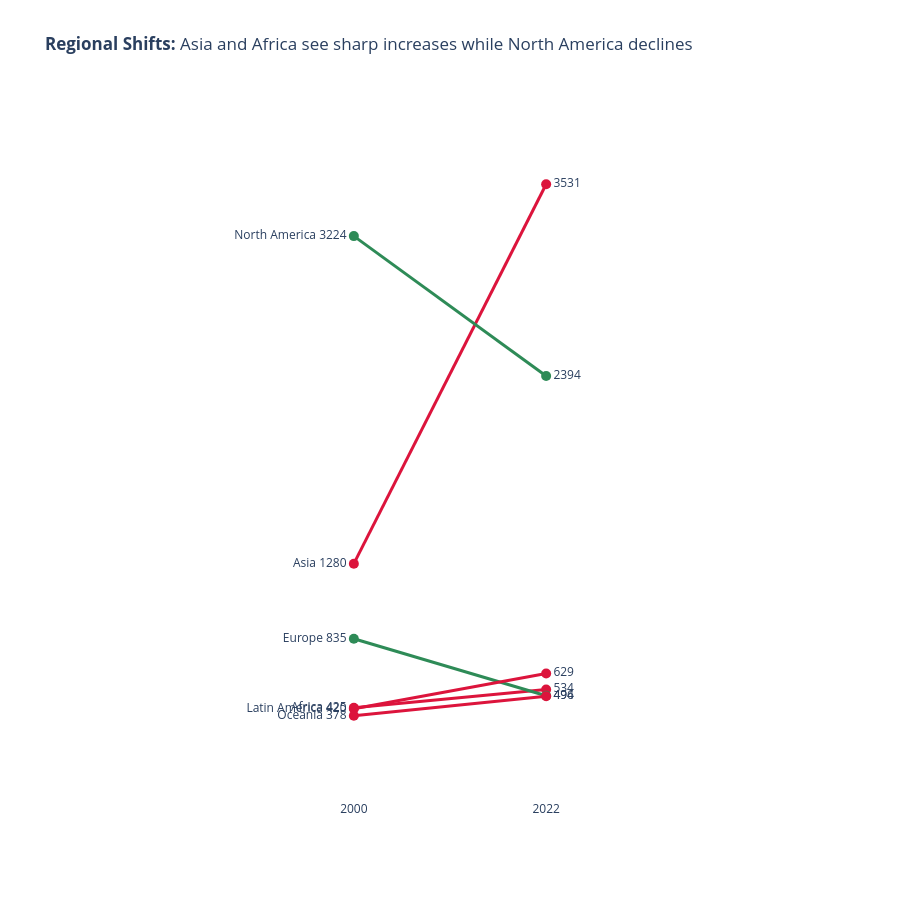

Notebook source saved alongside this figure:
### Markdown cell above
---
## Task 2 — Slopegraph: Regional Change 2000 vs 2022

**What to build:** A slopegraph comparing **average regional CO2 emissions** between 2000 and 2022.

**Requirements:**
- One line per region (not per country — aggregate first)
- Colour: regions that increased = one colour; decreased = another
- Values labelled at both ends of each line
- No y-axis tick labels (the endpoint labels make them redundant)
- Insight title stating which regions moved most

> 💡 `df.groupby(['Region','Year'])['CO2_Mt'].mean().reset_index()` then filter to 2000 and 2022

### Code cell
# Task 2 — Slopegraph: regional averages
# YOUR CODE HERE
df_slope = df.groupby(['Region', 'Year'])['CO2_Mt'].mean().reset_index()
df_slope = df_slope[df_slope['Year'].isin([2000, 2022])]
regions = df_slope['Region'].unique()

fig = go.Figure()

for region in regions:
    reg_data = df_slope[df_slope['Region'] == region].sort_values('Year')

    val_2000 = reg_data[reg_data['Year'] == 2000]['CO2_Mt'].values[0]
    val_2022 = reg_data[reg_data['Year'] == 2022]['CO2_Mt'].values[0]

    line_color = "seagreen" if val_2022 < val_2000 else "crimson"

    fig.add_trace(go.Scatter(
        x = reg_data['Year'], y = reg_data['CO2_Mt'],
        mode = 'lines+markers+text',
        name = region,
        line = dict(color = line_color, width = 3),
        marker = dict(size = 10),
        text=[f"{region} {val_2000:.0f}", f"{val_2022:.0f}"],
        textposition=["middle left", "middle right"],
        hoverinfo='none'
    ))

fig.update_layout(
    title="<b>Regional Shifts:</b> Asia and Africa see sharp increases while North America declines",
    xaxis=dict(
        type='category', 
        range=[-0.8, 1.8], # Give space for text labels
        showgrid=False
    ),
    yaxis=dict(
        showticklabels=False, # Requirements: "No y-axis tick labels"
        showgrid=False,
        zeroline=False,
        range=[df_slope['CO2_Mt'].min() - 500, df_slope['CO2_Mt'].max() + 500]
    ),
    plot_bgcolor='white',
    showlegend=False,
    height=900,
    margin=dict(l=200, r=200, t=100, b=100) # Extra margin for the long labels
)

fig.show()

### Figure 1 — Plotly figure (JSON) as saved in the notebook; plotly's stock layout.template omitted (floating-point values rounded to 4 significant figures)
{"data": [{"hoverinfo": "none", "line": {"color": "crimson", "width": 3}, "marker": {"size": 10}, "mode": "lines+markers+text", "name": "Africa", "text": ["Africa 425", "534"], "textposition": ["middle left", "middle right"], "type": "scatter", "x": [2000, 2022], "y": [425.4, 534.4]}, {"hoverinfo": "none", "line": {"color": "crimson", "width": 3}, "marker": {"size": 10}, "mode": "lines+markers+text", "name": "Asia", "text": ["Asia 1280", "3531"], "textposition": ["middle left", "middle right"], "type": "scatter", "x": [2000, 2022], "y": [1280.0, 3531.0]}, {"hoverinfo": "none", "line": {"color": "seagreen", "width": 3}, "marker": {"size": 10}, "mode": "lines+markers+text", "name": "Europe", "text": ["Europe 835", "496"], "textposition": ["middle left", "middle right"], "type": "scatter", "x": [2000, 2022], "y": [834.9, 496.5]}, {"hoverinfo": "none", "line": {"color": "crimson", "width": 3}, "marker": {"size": 10}, "mode": "lines+markers+text", "name": "Latin America", "text": ["Latin America 420", "629"], "textposition": ["middle left", "middle right"], "type": "scatter", "x": [2000, 2022], "y": [419.9, 629.1]}, {"hoverinfo": "none", "line": {"color": "seagreen", "width": 3}, "marker": {"size": 10}, "mode": "lines+markers+text", "name": "North America", "text": ["North America 3224", "2394"], "textposition": ["middle left", "middle right"], "type": "scatter", "x": [2000, 2022], "y": [3224.0, 2394.0]}, {"hoverinfo": "none", "line": {"color": "crimson", "width": 3}, "marker": {"size": 10}, "mode": "lines+markers+text", "name": "Oceania", "text": ["Oceania 378", "494"], "textposition": ["middle left", "middle right"], "type": "scatter", "x": [2000, 2022], "y": [378.4, 493.7]}], "layout": {"height": 900, "margin": {"b": 100, "l": 200, "r": 200, "t": 100}, "plot_bgcolor": "white", "showlegend": false, "title": {"text": "<b>Regional Shifts:</b> Asia and Africa see sharp increases while North America declines"}, "xaxis": {"range": [-0.8, 1.8], "showgrid": false, "type": "category"}, "yaxis": {"range": [-121.6, 4031.0], "showgrid": false, "showticklabels": false, "zeroline": false}}}
